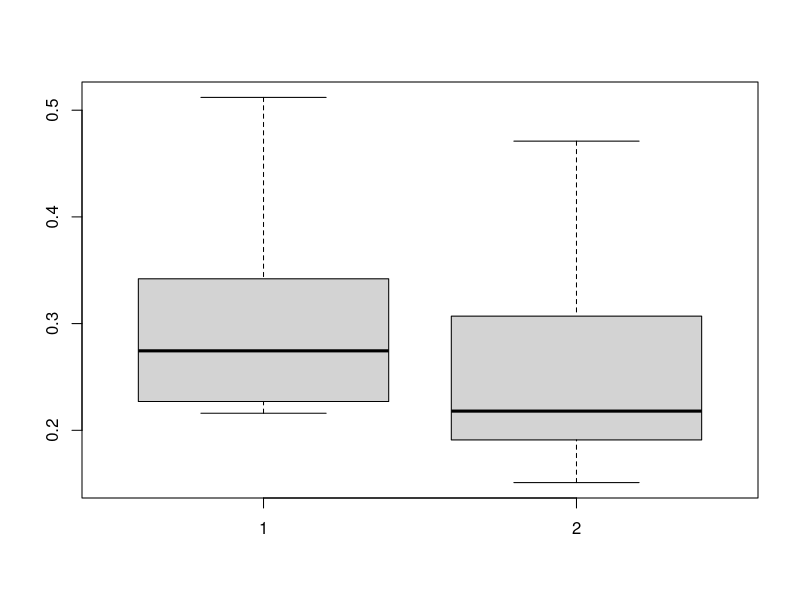
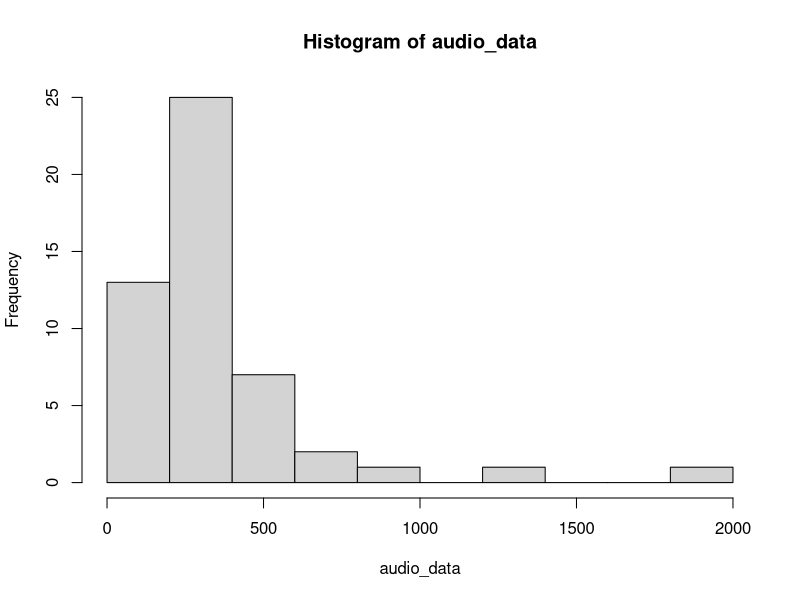
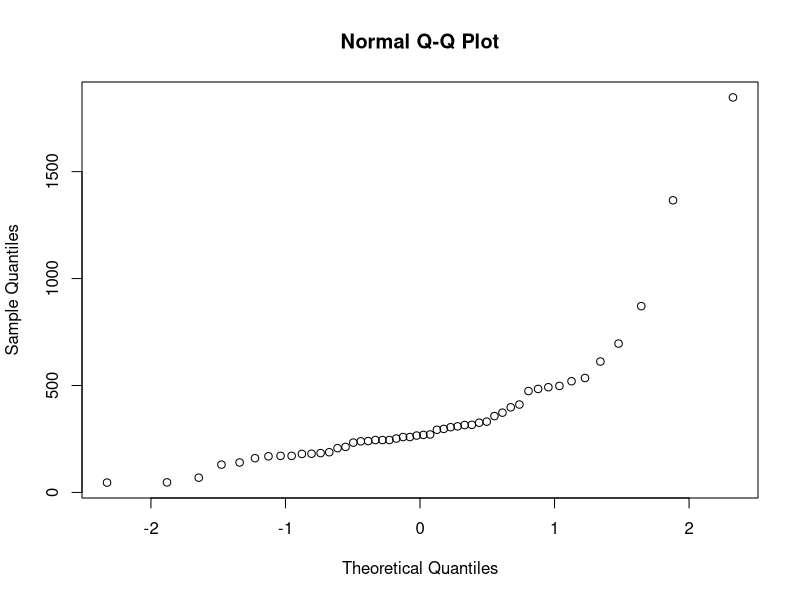
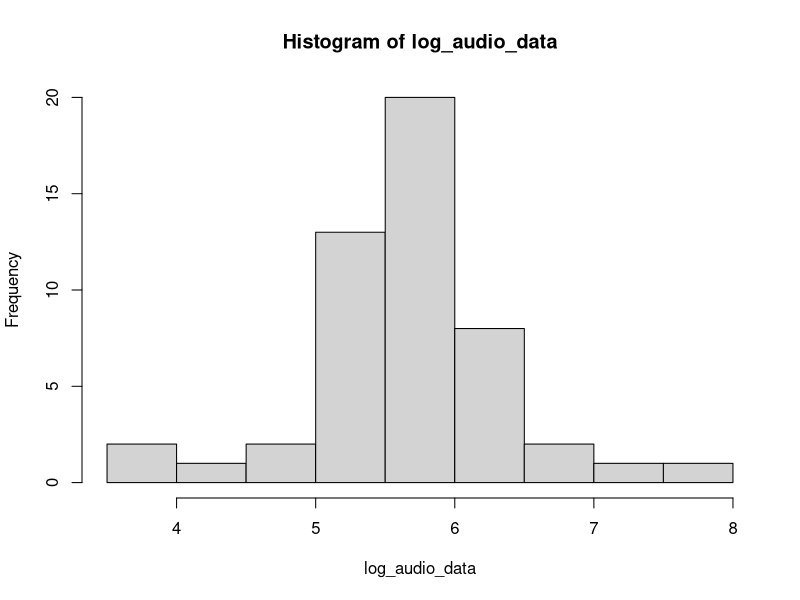
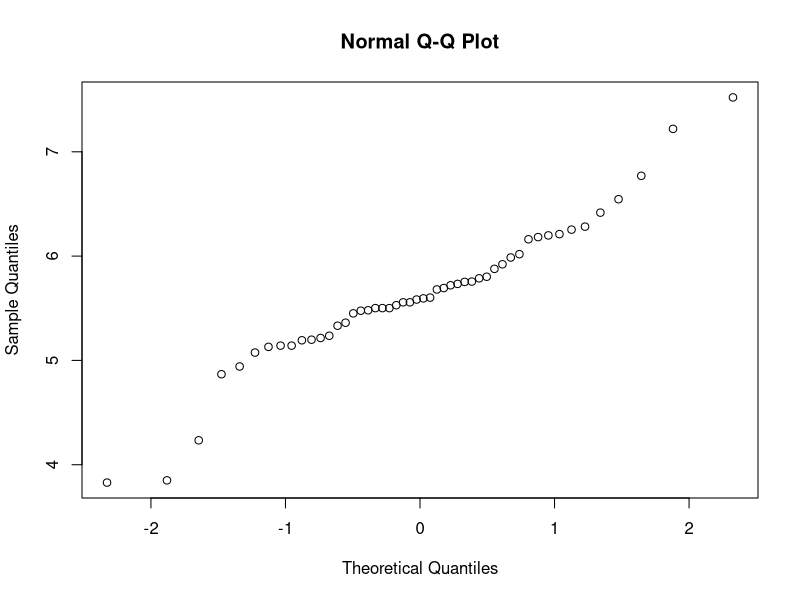
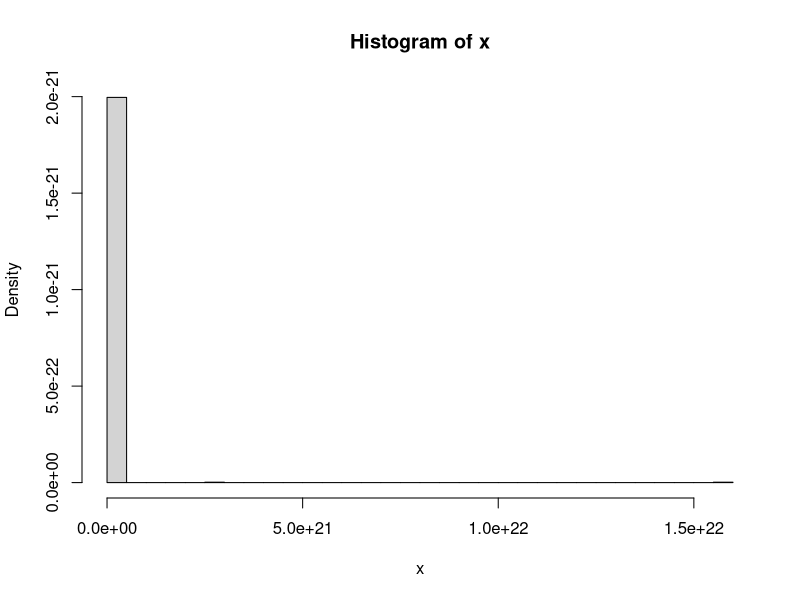

These figures' R source, in order:
# Liam Dillingham


### Problem 1
state = c("Flordia", "Georgia", "Illinois", "Iowa", "Maine", "Michigan", "Montana", "Nebraska", "New Hampshire", "Tennesee")
age_group = c("18", "18", "19-20", "18", "18-19", "18-20", "18", "19", "18-19", "18")
before_law = c(.262, .295, .216, .287, .227, .223, .512, .237, .348, .342)
after_law = c(.202, .227, .191, .209, .299, .151, .471, .151, .336, .307)
drinking = data.frame(state = state, age_group = age_group, before = before_law, after = after_law)
boxplot(drinking$before, drinking$after)

x = sum(drinking$after < drinking$before)
n = length(drinking$before)

model = binom.test(x, n, alternative = "g", conf.level = 0.95)
cat("The probability of no effect is", model$p.value, "\n")
cat("So reject Ho and accept Ha\n")

# Wilcox test
model = wilcox.test(drinking$before, drinking$after, mu=0, alt="g", paired=T, conf.int = T, conf.level = 0.95, correct = F)
cat("The probability of no effect is", model$p.value, "\n")
cat("So reject Ho and accept Ha\n")

### Problem 2
student = c(toupper(letters[1:14]))
before_course = c(20, 21, 23, 26, 32, 27, 38, 34, 28, 20, 29, 22, 30, 25)
after_course = c(20, 18, 10, 16, 11, 20, 20, 19, 13, 21, 12, 15, 14, 17)
computer_anxiety = data.frame(student = student, before = before_course, after = after_course)
computer_anxiety

x = sum(computer_anxiety$after < computer_anxiety$before)
n = length(computer_anxiety$before)

# Ho: The median change is >= 0
model = binom.test(x, n, alternative = "g", conf.level = 0.95)
cat("The probability of no effect is", model$p.value, "\n")
cat("So reject Ho and accept Ha\n")

# Ho: The median change is >= 0
model = wilcox.test(computer_anxiety$before, computer_anxiety$after, mu=0, alt="g", paired=T, conf.int = T, conf.level = 0.95, correct = F)
cat("The probability of no effect is", model$p.value, "\n")
cat("So reject Ho and accept Ha\n")

### Problem 3

audio_data = c(240, 316, 259, 46, 871, 411, 1366, 233, 520, 239, 259, 535, 213, 492, 
               315, 696, 181, 357, 130, 373, 245, 305, 188, 398, 140, 252, 331, 47, 309, 245, 69, 293, 
               160, 245, 184, 326, 612, 474, 171, 498, 484, 271, 207, 169, 171, 180, 269, 297, 266, 1847)

hist(audio_data) 
qqnorm(audio_data) 
# data appears right skewed

# Apply log
log_audio_data = log(audio_data)
hist(log_audio_data)
qqnorm(log_audio_data)
# data appears more normal

## The log transformed data appears more normal

### Bonus question
set.seed(123)

func_ = function(a, b, n=1) {
  # Signature for runif(n,high,low)
  u = runif(n)
  #if(u >= 0) {
    x = (a * b^a) / u^(a+1) 
  #} else {
  #  x = 0
  #}
  return(x)
}

a = 5
b = 2
n = 1000
x = func_(a, b, n)
hist(x, breaks=30, freq=F)





